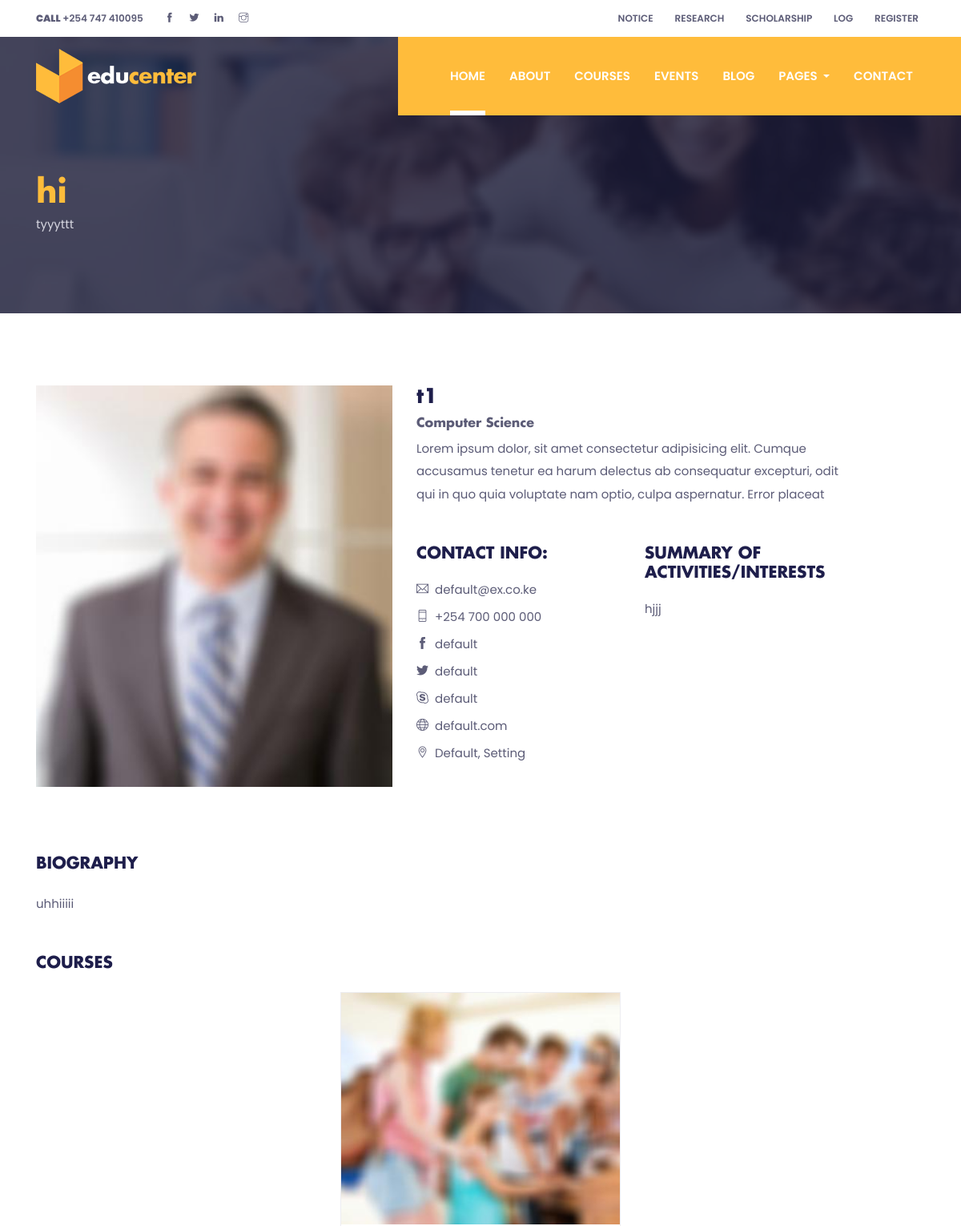
The app's page /educenter/teacher-single/1 (upper part), older data.
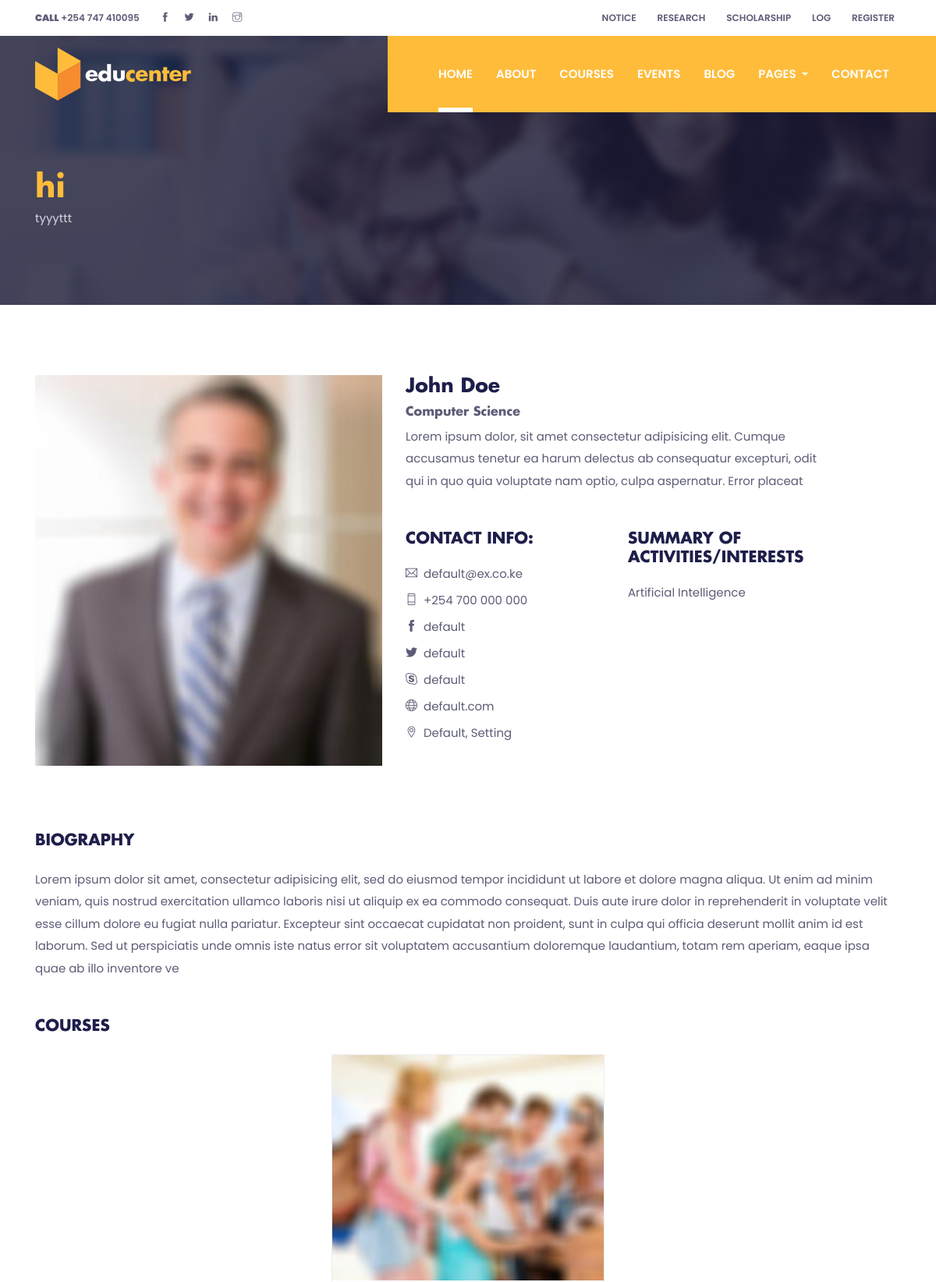
The same page, newer data.
### educenter/models.py (models this page shows)
class CommonInfo(models.Model):
    name = models.CharField(max_length=100, null=False)
    content = models.TextField(default='')
    header_about = models.ForeignKey('About', null=True, on_delete=models.CASCADE)
    class Meta:
        abstract = True
        ordering = ['id']
    def __str__(self):
        return self.name

class Teacher(CommonInfo):
    education = models.CharField(max_length=255)
    summary = models.CharField(max_length=255)
    t_interest = models.ManyToManyField('Interest')
    email = models.EmailField(default='default@ex.co.ke')
    phone = models.CharField(max_length=50, default='+254 700 000 000')
    social_media = models.CharField(max_length=50, default='default')
    address = models.CharField(max_length=100, default='Default, Setting')
    t_courses = models.ManyToManyField('Course')
    image_url = models.ImageField(upload_to='images/teachers/', null=True)
    model_name = models.CharField(max_length=100,default='teacher')

class Interest(CommonInfo):
    content = None
    model_name = models.CharField(max_length=100,default='interest')

### educenter/views.py (the view)
class CustomDetail(DetailView):
    def get_context_data(self, **kwargs):
        try:
            context = super().get_context_data(**kwargs)
            context['plat'] = 'educenter'
            context['blog_reccommend'] = Blog.objects.filter(post_date__lt=date(2022,4,21))
            context['event_reccommend'] = Event.objects.filter(id__lt=4)
            context['title'] = self.object.header_about
            context['course_reccommend'] = Course.objects.filter(Q(c_school=self.object.c_school)&~Q(id=self.object.id))
        except AttributeError:
            pass
        return context

### templates/educenter/core/teacher-single.html (shortened to what this page needs)
{% extends 'educenter/core/base.html' %}
{% load static %}
{% block content %}
{% include 'educenter/core/common/title.html' %}
<section class="section">
  <div class="container">
    <div class="row">
      <div class="col-md-5 mb-5">
        <img class="img-fluid w-100" src="{{object.image_url.url}}" alt="teacher">
      </div>
      <div class="col-md-6 mb-5">
        <h3>{{object.name}}</h3>
        <h6 class="text-color">{{object.education}}</h6>
        <p class="mb-5">{{object.summary | slice:"0:200"}}</p>
        <div class="row">
          <div class="col-md-6 mb-5 mb-md-0">
            <h4 class="mb-4">CONTACT INFO:</h4>
            <ul class="list-unstyled">
              <li class="mb-3"><a class="text-color" href="mailto:johndoe@email.com"><i class="ti-email mr-2"></i>{{object.email}}</a></li>
              <li class="mb-3"><a class="text-color" href="callto:+120345876"><i class="ti-mobile mr-2"></i>{{object.phone}}</a></li>
              <li class="mb-3"><a class="text-color" href="#"><i class="ti-facebook mr-2"></i>{{object.social_media}}</a></li>
              <li class="mb-3"><a class="text-color" href="#"><i class="ti-twitter-alt mr-2"></i>{{object.social_media}}</a></li>
              <li class="mb-3"><a class="text-color" href="#"><i class="ti-skype mr-2"></i>{{object.social_media}}</a></li>
              <li class="mb-3"><a class="text-color" href="#"><i class="ti-world mr-2"></i>{{object.social_media}}.com</a></li>
              <li class="mb-3"><a class="text-color" href="#"><i class="ti-location-pin mr-2"></i>{{object.address}}</a></li>
            </ul>
          </div>
          <div class="col-md-6">
            <h4 class="mb-4">SUMMARY OF ACTIVITIES/INTERESTS</h4>
            <ul class="list-unstyled">
              {% for i in object.t_interest.all %}
              <li class="mb-3">{{i.name}}</li>
              {% endfor %}
            </ul>
          </div>
        </div>
      </div>
      <div class="col-12">
        <br><br>
        <h4 class="mb-4">BIOGRAPHY</h4>
        <p class="mb-5">{{object.content | slice:"0:600"}}</p>
      </div>
    </div>
    <div class="row justify-content-center">
      <div class="col-12">
        <h4 class="mb-4">COURSES</h4>
      </div>
      {% for c in object.t_courses.all %}
      <div class="col-lg-4 col-sm-6 mb-5">
        <div class="card p-0 border-primary rounded-0 hover-shadow">
          <img class="card-img-top rounded-0" src="{{c.image_url.url}}" alt="course thumb">
        </div>
      </div>
      {% endfor %}
    </div>
  </div>
</section>
{% endblock content %}

Row changes from the older to the newer data that the page shows:
changed Teacher "Computer Science": name "t1" → "John Doe"; content "uhhiiiii" → "Lorem ipsum dolor sit amet, consectetur adipisicing elit, sed do eiusmod tempor incididunt ut labore et dolore magna aliqua. Ut enim ad minim veniam, quis nostrud exercitation ullamco laboris nisi ut aliquip ex ea commodo consequat. Duis aute irure dolor in reprehenderit in voluptate velit esse cillum dolore eu fugiat nulla pariatur. Excepteur sint occaecat cupidatat non proident, sunt in culpa qui officia deserunt mollit anim id est laborum. Sed ut perspiciatis unde omnis iste natus error sit voluptatem accusantium doloremque laudantium, totam rem aperiam, eaque ipsa quae ab illo inventore ve"
changed Interest: name "hjjj" → "Artificial Intelligence"
